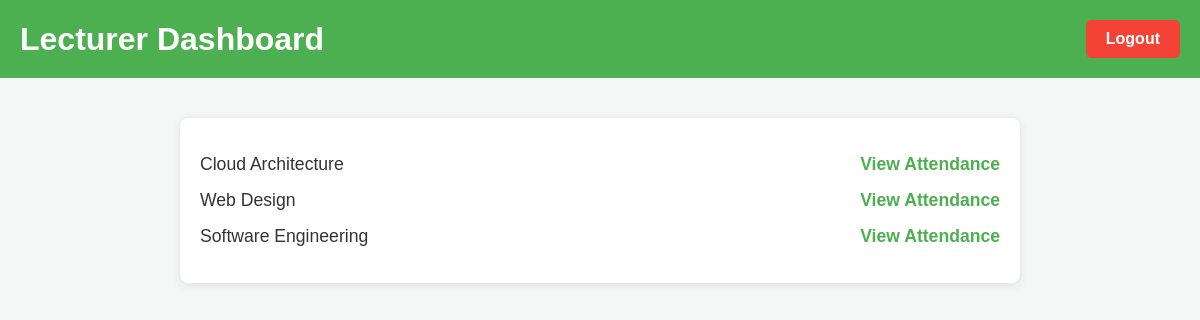
Screenshot of /lecturer_dashboard (signed in) with the database file from the repository.
### tables this page shows
CREATE TABLE courses (
    course_id INTEGER PRIMARY KEY AUTOINCREMENT,
    course_name TEXT NOT NULL,
    lecturer_id INTEGER,
    FOREIGN KEY (lecturer_id) REFERENCES lecturers(id)
);

### app.py (the view)
@app.route('/lecturer_dashboard')
def lecturer_dashboard():
    if 'user_id' not in session or session['role'] != 'lecturer':
        return redirect(url_for('login'))
    db = get_db()
    courses = db.execute('SELECT * FROM courses WHERE lecturer_id = ?', (session['user_id'],)).fetchall()
    return render_template('lecturer_dashboard.html', courses=courses)

### app.py (called while the page is built)
def get_db():
    conn = sqlite3.connect('attendance_system.db')
    conn.row_factory = sqlite3.Row
    return conn

### templates/lecturer_dashboard.html (shortened to what this page needs)
<!DOCTYPE html>
<html lang="en">
<head>
</head>
<body>
<header>
    <h1>Lecturer Dashboard</h1>
    <a href="/logout" class="logout-btn">Logout</a>
</header>
<div class="container">
    <ul>
        {% for course in courses %}
        <li>
            <span>{{ course.course_name }}</span>
            <a href="{{ url_for('view_attendance', course_id=course['course_id']) }}">View Attendance</a>
        </li>
        {% endfor %}
    </ul>
</div>
</body>
</html>

### templates/lecturer_dashboard.html (style rules this page uses)
body { font-family: Arial, sans-serif; margin: 0; padding: 0; background-color: #f4f7f6; color: #333; }
header { display: flex; justify-content: space-between; align-items: center; background-color: #4CAF50; color: white; padding: 20px; }
h1 { margin: 0; font-size: 2em; }
.logout-btn { background-color: #f44336; color: white; padding: 10px 20px; border: none; border-radius: 5px; font-size: 1em; cursor: pointer; text-decoration: none; }
.container { max-width: 800px; margin: 40px auto; background-color: #fff; padding: 20px; box-shadow: 0 2px 10px rgba(0, 0, 0, 0.1); border-radius: 8px; }
ul { list-style-type: none; padding-left: 0; }
li { margin-bottom: 15px; font-size: 1.1em; display: flex; justify-content: space-between; align-items: center; }
a { text-decoration: none; color: #4CAF50; font-weight: bold; }

### rows the page displays
courses: course_name "Cloud Architecture"
courses: course_name "Web Design"
courses: course_name "Software Engineering"
